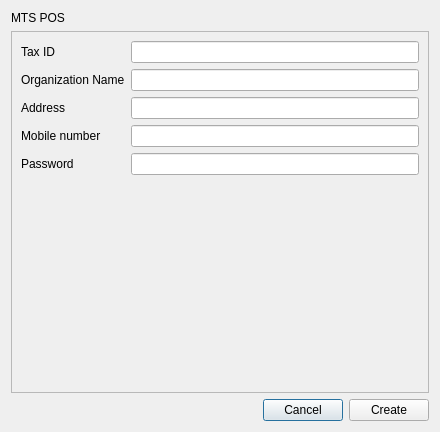
<?xml version="1.0" encoding="UTF-8"?>
<ui version="4.0">
 <class>DialogSetup</class>
 <widget class="QDialog" name="DialogSetup">
  <property name="geometry">
   <rect>
    <x>0</x>
    <y>0</y>
    <width>440</width>
    <height>432</height>
   </rect>
  </property>
  <property name="windowTitle">
   <string>Setup</string>
  </property>
  <layout class="QVBoxLayout" name="verticalLayout">
   <item>
    <widget class="QLabel" name="label_6">
     <property name="sizePolicy">
      <sizepolicy hsizetype="Preferred" vsizetype="Fixed">
       <horstretch>0</horstretch>
       <verstretch>0</verstretch>
      </sizepolicy>
     </property>
     <property name="text">
      <string>MTS POS</string>
     </property>
    </widget>
   </item>
   <item>
    <widget class="QScrollArea" name="scrollArea">
     <property name="widgetResizable">
      <bool>true</bool>
     </property>
     <widget class="QWidget" name="scrollAreaWidgetContents">
      <property name="geometry">
       <rect>
        <x>0</x>
        <y>0</y>
        <width>420</width>
        <height>362</height>
       </rect>
      </property>
      <layout class="QFormLayout" name="formLayout">
       <item row="1" column="0">
        <widget class="QLabel" name="label">
         <property name="text">
          <string>Organization Name</string>
         </property>
        </widget>
       </item>
       <item row="1" column="1">
        <widget class="QLineEdit" name="lineEditOrganizationName"/>
       </item>
       <item row="2" column="0">
        <widget class="QLabel" name="label_2">
         <property name="text">
          <string>Address</string>
         </property>
        </widget>
       </item>
       <item row="2" column="1">
        <widget class="QLineEdit" name="lineEditAddress"/>
       </item>
       <item row="3" column="0">
        <widget class="QLabel" name="label_3">
         <property name="text">
          <string>Mobile number</string>
         </property>
        </widget>
       </item>
       <item row="3" column="1">
        <widget class="QLineEdit" name="lineEditMobileNumber"/>
       </item>
       <item row="5" column="0">
        <widget class="QLabel" name="label_5">
         <property name="text">
          <string>Password</string>
         </property>
        </widget>
       </item>
       <item row="5" column="1">
        <widget class="QLineEdit" name="lineEditAccessCode"/>
       </item>
       <item row="0" column="0">
        <widget class="QLabel" name="label_4">
         <property name="text">
          <string>Tax ID</string>
         </property>
        </widget>
       </item>
       <item row="0" column="1">
        <widget class="QLineEdit" name="lineEditTaxId"/>
       </item>
      </layout>
     </widget>
    </widget>
   </item>
   <item>
    <layout class="QHBoxLayout" name="horizontalLayout">
     <item>
      <spacer name="horizontalSpacer">
       <property name="orientation">
        <enum>Qt::Horizontal</enum>
       </property>
       <property name="sizeHint" stdset="0">
        <size>
         <width>40</width>
         <height>20</height>
        </size>
       </property>
      </spacer>
     </item>
     <item>
      <widget class="QPushButton" name="pushButtonCancel">
       <property name="text">
        <string>Cancel</string>
       </property>
      </widget>
     </item>
     <item>
      <widget class="QPushButton" name="pushButtonCreate">
       <property name="text">
        <string>Create</string>
       </property>
      </widget>
     </item>
    </layout>
   </item>
  </layout>
 </widget>
 <resources/>
 <connections/>
</ui>
